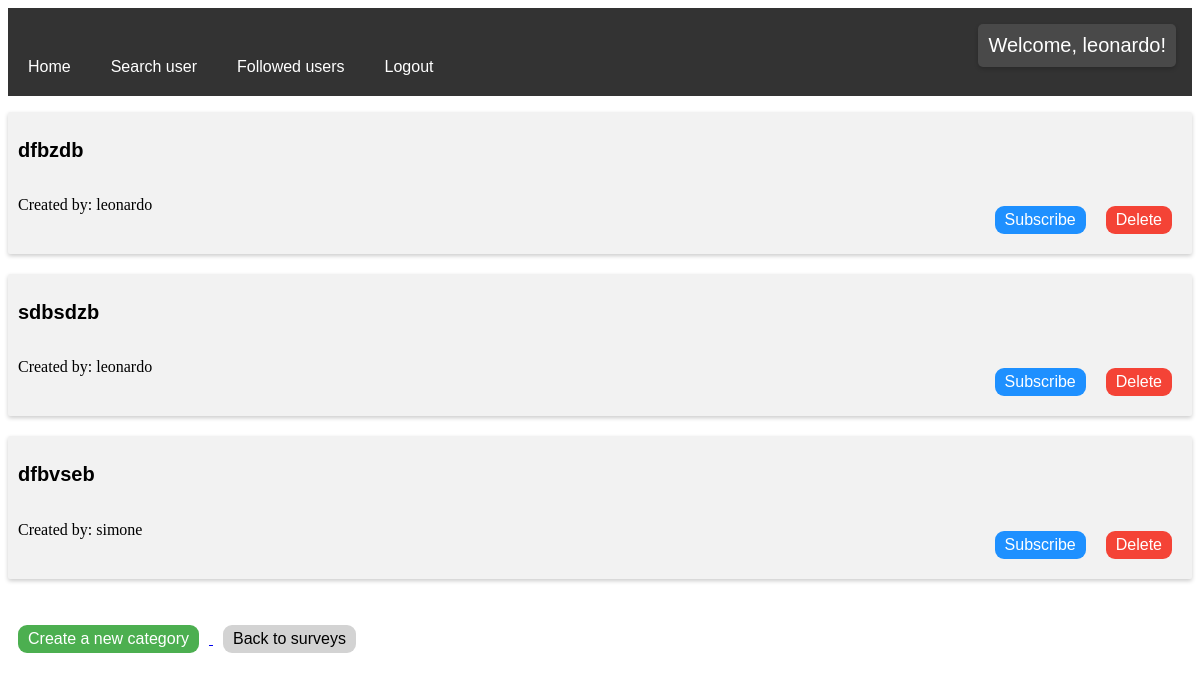
Page /manageCategories/ (signed in) on the earlier database version.
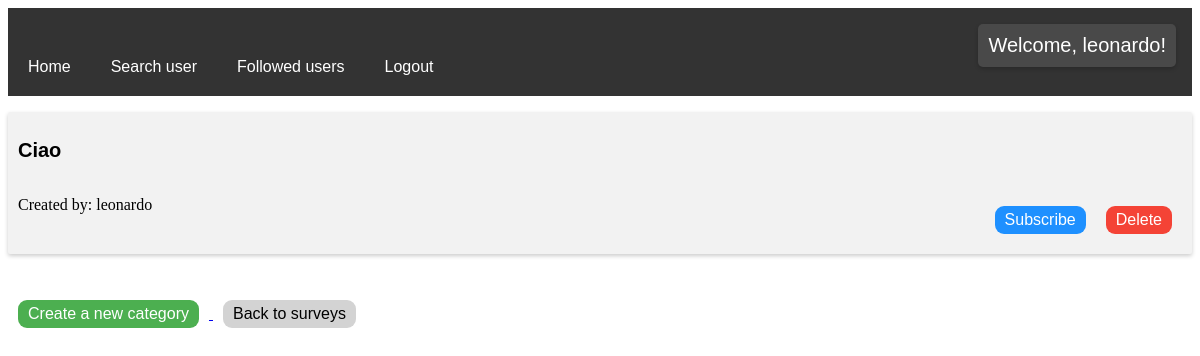
Same page on the later database version.
### surveys/models.py (models this page shows, shortened)
class Category(models.Model):
    id = models.AutoField(primary_key=True)
    name = models.CharField(max_length=50)
    user = models.ForeignKey(User, on_delete=models.CASCADE, null=True)

### surveys/views.py (the view)
# urls.py: path('manageCategories/', views.ManageCategories.as_view(), name='manageCategories'),
class ManageCategories(ListView):
    model = Category
    template_name = 'manageCategories.html'
    context_object_name = 'categories'
    def get_context_data(self, *, object_list=None, **kwargs):
        context = super().get_context_data(**kwargs)
        context['subscribed_categories'] = UserCategorySubscription.objects.filter(user=self.request.user).values_list('category', flat=True)
        return context

### templates/manageCategories.html
{% extends 'base.html' %}
{% block content %}
    <ul class="card">
        {% for category in categories %}
            <li>
                <h2> {{ category.name }} </h2>
                <br>
                Created by: {{ category.user }}
                {% if category.user == user or user.is_staff %}
                    <a href="{% url 'deleteCategory' category.id %}">
                        <button class="delete" type="button">Delete</button>
                    </a>
                {% endif %}
                {% if category.id in subscribed_categories %}
                    <a href="{% url 'unsubscribeFromCategory' category.id %}">
                        <button class="unsubscribe" type="button">Unsubscribe</button>
                    </a>
                {% else %}
                    <a href="{% url 'subscribeToCategory' category.id %}">
                        <button class="subscribe" type="button">Subscribe</button>
                    </a>
                {% endif %}
            </li>
        {% endfor %}
    </ul>
    <a href="{% url 'createCategory' %}">
        <button class="new" type="button">Create a new category</button>
    </a>
    <a href="{% url 'index' %}">
        <button class="home" type="button">Back to surveys</button>
    </a>
{% endblock %}

Differences in the rows shown:
removed Category: name "sdbsdzb", user "leonardo", shows "Delete", shows "Subscribe"
removed Category: name "dfbvseb", user "simone", shows "Delete", shows "Subscribe"
changed Category "leonardo": name "dfbzdb" → "Ciao"
